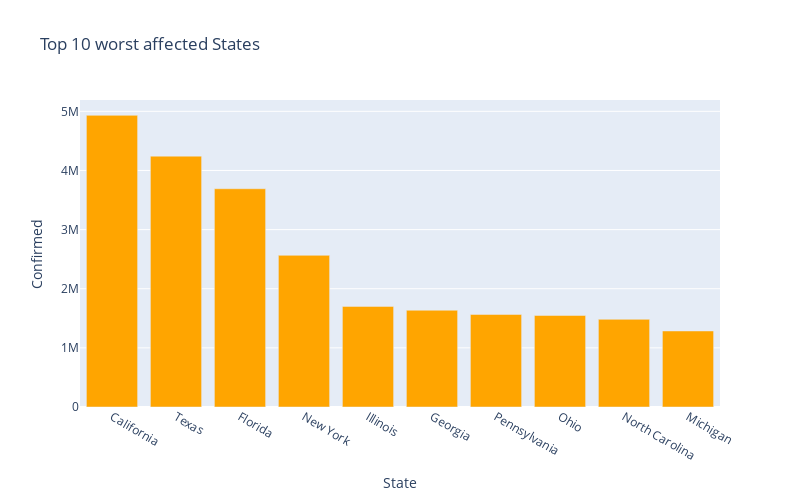

Notebook cell for this chart:
### Markdown cell above
## *10 Worst Hit States - Confirmed Cases*

### Code cell
px.bar(
    sorted_combined_df.head(10),
    x = "State",
    y = "Confirmed",
    title= "Top 10 worst affected States", # the axis names
    color_discrete_sequence=["Orange"], 
    height=500,
    width=800
)

### Figure 1 — Plotly figure (JSON) as saved in the notebook; plotly's stock layout.template omitted (floating-point values rounded to 4 significant figures)
{"data": [{"alignmentgroup": "True", "hovertemplate": "State=%{x}<br>Confirmed=%{y}<extra></extra>", "legendgroup": "", "marker": {"color": "Orange", "pattern": {"shape": ""}}, "name": "", "offsetgroup": "", "orientation": "v", "showlegend": false, "textposition": "auto", "type": "bar", "x": ["California", "Texas", "Florida", "New York", "Illinois", "Georgia", "Pennsylvania", "Ohio", "North Carolina", "Michigan"], "xaxis": "x", "y": [4932199, 4242156, 3690812, 2564789, 1701649, 1636325, 1564939, 1547788, 1482464, 1285518], "yaxis": "y"}], "layout": {"barmode": "relative", "height": 500, "legend": {"tracegroupgap": 0}, "title": {"text": "Top 10 worst affected States"}, "width": 800, "xaxis": {"anchor": "y", "domain": [0, 1], "title": {"text": "State"}}, "yaxis": {"anchor": "x", "domain": [0, 1], "title": {"text": "Confirmed"}}}}
